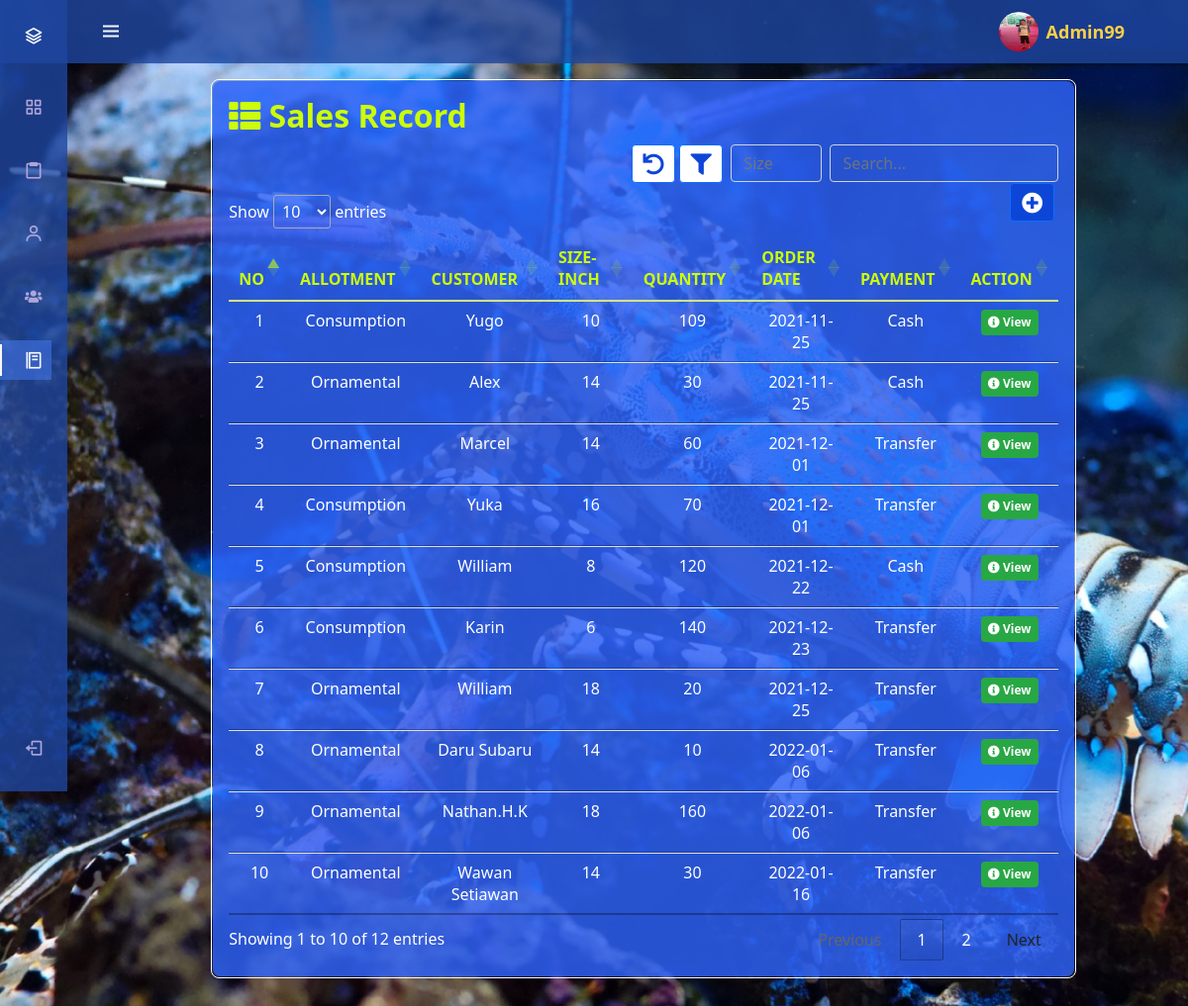
/sales_record.php (signed in), run on the app's committed database.
### tables this page shows
CREATE TABLE `sale` (
  `item_id` int(11) NOT NULL,
  `item` varchar(130) NOT NULL,
  `seller` varchar(130) NOT NULL,
  `cust_name` varchar(130) NOT NULL,
  `contact` varchar(15) NOT NULL,
  `address` varchar(150) NOT NULL,
  `size` int(8) NOT NULL,
  `item_sum` varchar(12) NOT NULL,
  `price` varchar(12) NOT NULL,
  `dates` varchar(20) NOT NULL,
  `shipment` varchar(130) NOT NULL,
  `payMethod` varchar(80) NOT NULL,
  `user_id2` int(8) NOT NULL
);

### sales_record.php (the view, shortened to what this page needs)
<?php
$user_id = $_SESSION['user_id'];
$img_prof = $_SESSION['img_prof'];
?>
<head>
    <link rel="stylesheet" href="css/main5.css">
    <link rel="stylesheet" href="css/button3.css">
    <link rel="stylesheet" href="css/sidebar4.css">
    <link rel="stylesheet" href="css/hover.css">
    <link rel="stylesheet" href="https://use.fontawesome.com/releases/v5.6.3/css/all.css">
    <link rel="stylesheet" href="https://maxcdn.bootstrapcdn.com/bootstrap/4.0.0/css/bootstrap.min.css">
    <link rel="stylesheet" href="https://cdn.jsdelivr.net/npm/bootstrap@5.0.0-beta1/dist/css/bootstrap.min.css">
    <link href='https://unpkg.com/boxicons@2.1.1/css/boxicons.min.css' rel='stylesheet'>
    <link rel="stylesheet" href="https://cdnjs.cloudflare.com/ajax/libs/jquery/3.2.1/jquery.min.js">
    <link rel="stylesheet" type="text/css" href="//cdn.datatables.net/1.11.3/css/jquery.dataTables.min.css">
</head>
<body id="body-pd">
<header class="header" id="header">
        <div class="header_toggle"> <i class='bx bx-menu' id="header-toggle"></i> </div>
        <div class="space">
            <div class="header_img mr-2"> <img src="img/<?php echo $img_prof ?>" alt=""> </div>
            <a style="color: #ffcf47;" title="Edit Profile" href="editprofile.php?id=<?php echo $user_id;?>">
                <?php echo"<b class=hover style=font-size:18px;>". $_SESSION['username'] . "</b>";?>
            </a>
        </div>
</header>
<div class="l-navbar" id="nav-bar">
        <nav class="nav">
            <div> <a href="#" class="nav_logo"> <i class='bx bx-layer nav_logo-icon'></i> <span class="nav_logo-name">Menu</span> </a>
                <div class="nav_list">
                    <a href="view.php" class="nav_link">
                        <i class='bx bx-grid-alt nav_icon' title="Dashboard"></i>
                    </a>
                    <a href="sale.php" class="nav_link">
                        <i class='bx bx-clipboard nav_icon' title="Sales"></i>
                    </a>
                    <a href="profile.php?id=<?php echo $user_id;?>" class="nav_link">
                        <i class='bx bx-user nav_icon' title="Profile"></i>
                    </a>
                    <a href="customer_lists.php" class="nav_link">
                        <i class='fas fa-users fa-sm nav_icon' style="margin-left: 1px;" title="Customer List"> </i>
                    </a>
                    <a href="sales_record.php" class="nav_link active">
                        <i class='bx bx-food-menu nav_icon' title="Sales Record"></i>
                    </a>
                </div>
            </div>
        <a href="logout.php" class="nav_link">
            <i class='bx bx-log-out nav_icon'></i>
        </a>
    </nav>
</div>
<div class="page-content page-container" id="page-content">
<div style="padding: 3rem; margin-top: 2em;">
<div class="d-flex justify-content-center">
    <div class="col-lg-8 grid-margin stretch-card">
    <div style="border: 1px solid #fff; border-radius: 8px;">
         <div class="card" style="border-radius: 8px; background: rgba(45, 98, 245, 0.2);">
            <div class="card-body" style="background: rgba(45, 98, 245, 0.8);">
            <h2 class="card-title"><i class="fas fa-th-list"></i><b> Sales Record</b></h2>
            <div style="overflow: hidden; margin-bottom: -1.7em; width: 55%; float: right; position: relative; z-index: 1;">
                <form method="POST">
                <input type="text" class="form-control" style="float: right; width: 50%; background: transparent; color: #fff;" id="myInput" placeholder="Search..." title="Type in a name">
                <input type="number" name="category" placeholder="Size filter" class="filter form-select mr-2 ml-1" style="float: right; width: 20%; background: transparent; color: #fff; text-align: center;">
                <button class="btn btn-outline-primary float-right mr-1" name="filter">
                    <i class="fa fa-filter fa-lg" title="Filter"></i>
                </button>
                <button class="btn btn-outline-primary float-right mr-1" name="reset">
                    <i class="fa fa-undo fa-lg" title="Reset"></i>
                </button>
                <a class="btn btn-primary mr-1" title="New Transaction Data" href="sale.php"><i class="fa fa-plus-circle fa-lg"></i></a>
                </form>
            </div>
            <div class="table-responsive">
            <table class="table" id="views">
            <thead>
                <tr align='center'>
                    <th>No</th>
                    <th>Allotment</th>
                    <th>Customer</th>
                    <th>Size-Inch</th>
                    <th>Quantity</th>
                    <th>Order Date</th>
                    <th>Payment</th>
                    <th>Action</th>
                </tr>
            </thead>
            <tbody id="myTable">
        <?php
            $server = "localhost";
            $user = "root";
            $pass = "";
            $database = "database";
            $conn = mysqli_connect($server, $user, $pass, $database) or die(mysqli_error());
                $sql = "SELECT * FROM sale WHERE user_id2=$user_id ";
                $res = mysqli_query($conn, $sql);
                $sno = 0;
                $sno = $sno + 1;
             if($res==true)
                {
                    $count_rows = mysqli_num_rows($res);
                    if($count_rows>0)
                    {
                        if(ISSET($_POST['filter'])){
                            $category=$_POST['category'];
$query=mysqli_query($conn, "SELECT * FROM sale WHERE `size`='$category' AND `user_id2`='$user_id'") or die(mysqli_error($conn));
                            $qty = 0;
                            while($row=mysqli_fetch_array($query)){
                                $item_id = $row['item_id'];
                                $seller = $row['seller'];
                                $price = $row['price'];
                                $shipment = $row['shipment'];?>
                                <tr align='center' style="background: transparent;"><?php
                                    echo"<td>".$sno."</td>
                                        <td>".$row['item']."</td>
                                        <td>".$row['cust_name']."</td>
                                        <td>".$row['size']."</td>
                                        <td>".$row['item_sum']."</td>
                                        <td>".$row['dates']."</td>
                                        <td>".$row['payMethod']."</td>"?>
                                        <td>
<a href="#" type="button" class="badge badge-success" style="padding: 7px" data-toggle="modal" data-target="#views<?php echo $row['item_id']; ?>" title="View"><i class="fas fa-info-circle" title="View"></i> View</a>
                                        </td>
                                     </tr><?php
                                     $sno++;
                            }
                        }else {
                            $query=mysqli_query($conn, "SELECT * FROM sale WHERE `user_id2`='$user_id' ORDER BY item_id ASC") or die(mysqli_error($conn));
                            while($row=mysqli_fetch_array($query)){
                                $shipment = $row['shipment'];?>
                                <tr align='center' style="background: transparent;"><?php
                                    echo"<td>".$sno."</td>
                                        <td>".$row['item']."</td>
                                        <td>".$row['cust_name']."</td>
                                        <td>".$row['size']."</td>
                                        <td>".$row['item_sum']."</td>
                                        <td>".$row['dates']."</td>
                                        <td>".$row['payMethod']."</td>"?>
                                        <td>
<a href="#" type="button" class="badge badge-success" style="padding: 7px" data-toggle="modal" data-target="#views<?php echo $row['item_id']; ?>" title="View"><i class="fas fa-info-circle" title="View"></i> View</a>
                                        </td>
                                     </tr><?php
                                     $sno++;
                            }
                        }
                    }
                }
            ?>
            </tbody>
            </table>
            </div>
            </div>
        </div>
        </div>
        </div>
        </div>
    </div>
</div>
</body>

### css/main5.css (style rules this page uses)
body { background-color: #f9f9fa }
.card { box-shadow: none; -webkit-box-shadow: none; -moz-box-shadow: none; -ms-box-shadow: none; }
.card { position: relative; display: flex; flex-direction: column; min-width: 0; word-wrap: break-word; background-clip: border-box; border: 1px solid #fff; }
.card-body { border-radius: 8px; }
.card .card-title { color: #ccfd09; margin-bottom: 0.625rem; text-transform: capitalize; font-family:'Noto Sans', sans-serif; }
.table-responsive { display: block; width: 100%; overflow-x: auto; -webkit-overflow-scrolling: touch; -ms-overflow-style: -ms-autohiding-scrollbar }
.table, .jsgrid .jsgrid-table { width: 100%; max-width: 100%; margin-bottom: 1rem; background-color: transparent }
.table thead th, .jsgrid .jsgrid-table thead th { border-top: 0; border-bottom-width: 1px; text-transform: uppercase }
.table td, .jsgrid .jsgrid-table td { padding: .875rem 0.9375rem; color: #fff; }
.badge { border-radius: 0; line-height: 1; padding: .375rem .5625rem; font-weight: normal }
#myInput { width: 25%; }

### css/button3.css (style rules this page uses)
.btn { -webkit-border-radius: 10; -moz-border-radius: 10; border-radius: 10px; font-family: Arial; color: #fcfcfc; font-size: 15px; background: #d93434; padding: 10px 20px 10px 20px; text-decoration: none; }
h2 { font: cursive; }

### css/sidebar4.css (style rules this page uses)
a { text-decoration: none }
.header { width: 100%; height: var(--header-height); position: fixed; top: 0; left: 0; display: flex; align-items: center; justify-content: space-between; padding: 0 1rem; background-color: rgba(30, 70, 161, 0.8); z-index: var(--z-fixed); transition: .5s; color: white; }
.space { display: flex; align-items: center; padding: 0 2rem; }
.header_toggle { color: var(--white-color); font-size: 1.5rem; cursor: pointer }
.header_img { width: 35px; height: 35px; display: flex; justify-content: center; border-radius: 50%; overflow: hidden }
.header_img img { width: 40px }
.l-navbar { position: fixed; top: 0; left: -30%; width: var(--nav-width); height: 100vh; background-color: rgba(30, 70, 161, 0.8); padding: .5rem 1rem 0 0; transition: .5s; z-index: var(--z-fixed) }
.nav { height: 100%; display: flex; flex-direction: column; justify-content: space-between; overflow: hidden }
.nav_logo, .nav_link { display: grid; grid-template-columns: max-content max-content; align-items: center; column-gap: 1rem; padding: .5rem 0 .5rem 1.5rem }
.nav_logo { margin-bottom: 2rem }
.nav_logo-icon { font-size: 1.25rem; color: var(--white-color) }
.nav_link { position: relative; color: var(--first-color-light); margin-bottom: 1.5rem; transition: .3s }
.nav_icon { font-size: 1.25rem }
.active { color: var(--white-color); background-color: rgba(62, 109, 217, 0.7); border-top-right-radius: 12px; border-bottom-right-radius: 12px; transition: .3s; }
.active::before { content: ''; position: absolute; left: 0; width: 2px; height: 32px; background-color: var(--white-color) }
@media screen and (min-width: 768px) { body { margin: calc(var(--header-height) + 1rem) 0 0 0; padding-left: calc(var(--nav-width) + 2rem) } }
@media screen and (min-width: 768px) { .header { height: calc(var(--header-height) + 1rem); padding: 0 2rem 0 calc(var(--nav-width) + 2rem) } }
@media screen and (min-width: 768px) { .header_img { width: 40px; height: 40px } }
@media screen and (min-width: 768px) { .header_img img { width: 45px } }
@media screen and (min-width: 768px) { .l-navbar { left: 0; padding: 1rem 1rem 0 0 } }

### sales_record.php (style rules this page uses)
a:hover, a, th { text-decoration: none; color: #ccfd09; }
td { color: #fff; }
body { background-image: url("back/blue_lobster1.jpg"); background-attachment: fixed; background-repeat:no-repeat; background-size:cover; }
.btn-primary { background-color: #0d46d7; float: right; padding: 10.5px; }
.btn-outline-primary { background-color: #fff; color: #0d46d7; float: right; padding: 10.5px; }
.col-lg-8 { flex: 0 0 auto; width: 90%; max-width: 100%; }
tr { overflow-x: auto; }

### data on the page
sale: item "Consumption", cust_name "Yugo", size "10", item_sum "109", dates "2021-11-25", payMethod "Cash"
sale: item "Ornamental", cust_name "Alex", size "14", item_sum "30", dates "2021-11-25", payMethod "Cash"
sale: item "Ornamental", cust_name "Marcel", size "14", item_sum "60", dates "2021-12-01", payMethod "Transfer"
sale: item "Consumption", cust_name "Yuka", size "16", item_sum "70", dates "2021-12-01", payMethod "Transfer"
sale: item "Consumption", cust_name "William", size "8", item_sum "120", dates "2021-12-22", payMethod "Cash"
sale: item "Consumption", cust_name "Karin", size "6", item_sum "140", dates "2021-12-23", payMethod "Transfer"
sale: item "Ornamental", cust_name "William", size "18", item_sum "20", dates "2021-12-25", payMethod "Transfer"
sale: item "Ornamental", cust_name "Daru Subaru", size "14", item_sum "10", dates "2022-01-06", payMethod "Transfer"
sale: item "Ornamental", cust_name "Nathan.H.K", size "18", item_sum "160", dates "2022-01-06", payMethod "Transfer"
sale: item "Ornamental", cust_name "Wawan Setiawan", size "14", item_sum "30", dates "2022-01-16", payMethod "Transfer"

### other printed values
$_SESSION['username'] "Admin99"
